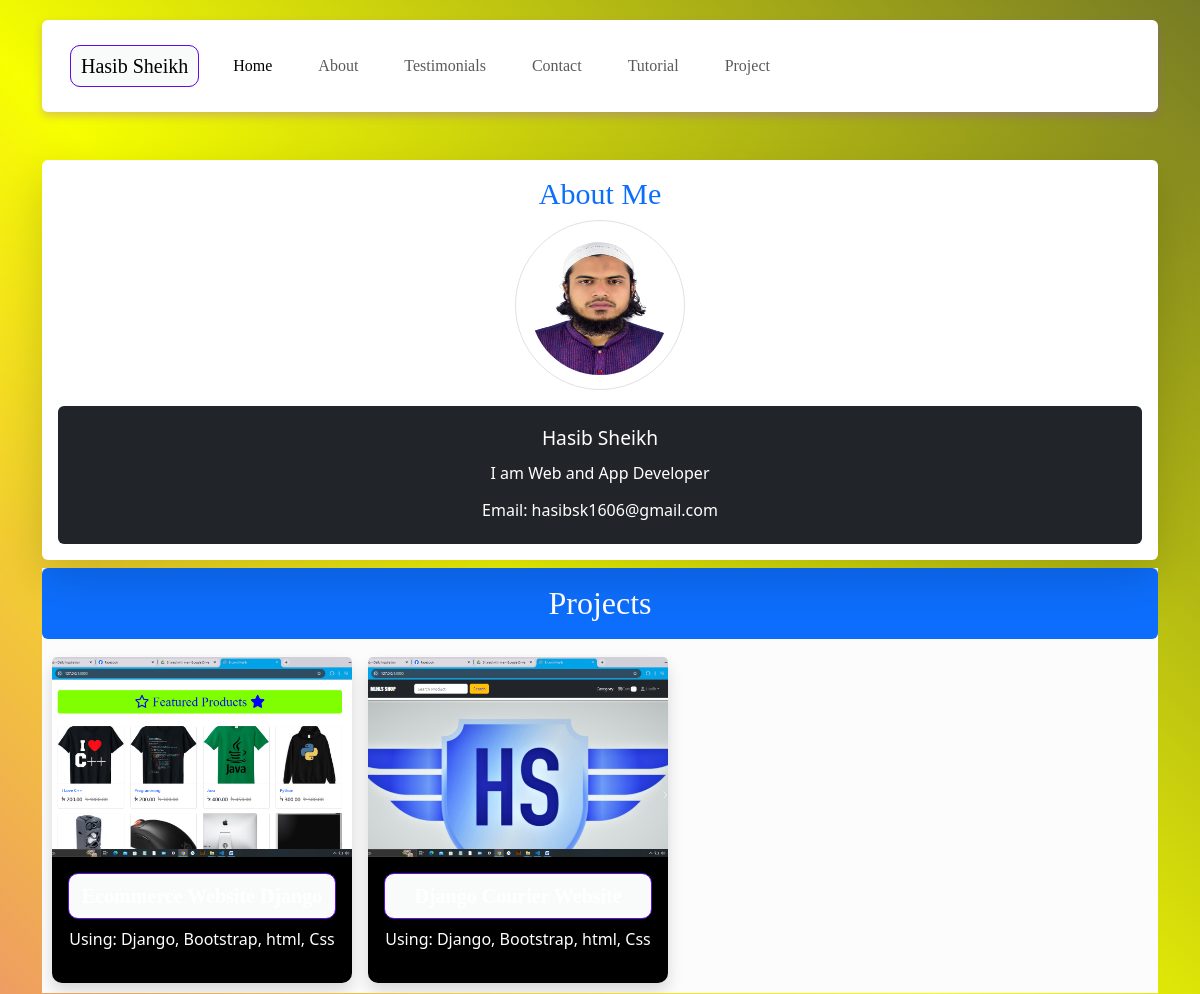
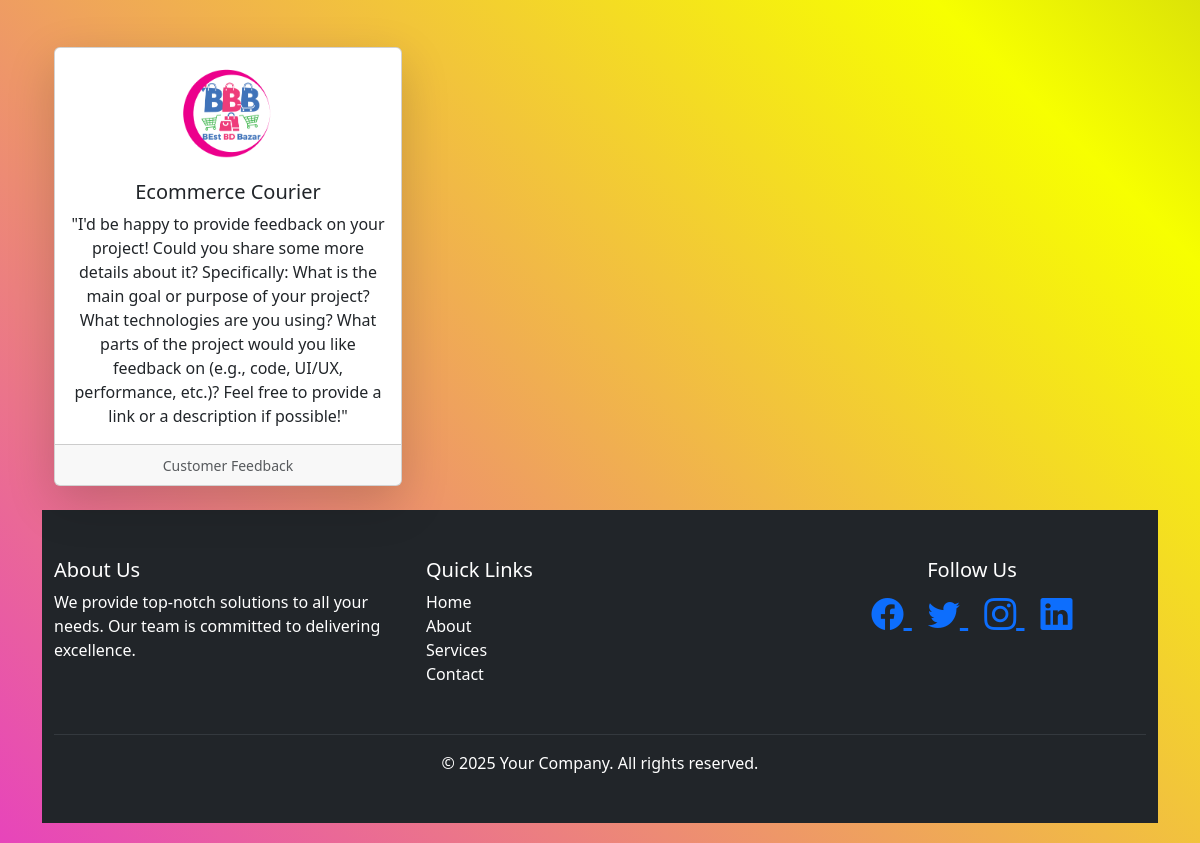
The page / on the database its author committed (2 pictures, top to bottom).
### core/models.py (models this page shows, shortened)
class About(models.Model):
    name = models.CharField(max_length=100)
    bio = models.TextField()
    profile_image = models.ImageField(upload_to='profile/')
    email = models.EmailField()

class Project(models.Model):
    title = models.CharField(max_length=200)
    description = models.TextField()
    image = models.ImageField(upload_to='projects/')
    url = models.URLField(blank=True, null=True)  # General project URL (e.g., live site or GitHub)
    youtube_url = models.URLField(
        blank=True,
        null=True,
        help_text="Add a YouTube URL if there's a demo video."
    )  # YouTube video URL for demo or overview
    technologies = models.CharField(
        max_length=200,
        help_text="Comma-separated list of technologies (e.g., Django, React, PostgreSQL)"
    )

class Testimonial(models.Model):
    name = models.CharField(max_length=100)
    feedback = models.TextField()
    company = models.CharField(max_length=100, blank=True, null=True)
    img = models.ImageField(upload_to='testimo/', blank=True, null=True)
    designation = models.CharField(max_length=100, blank=True, null=True)

### core/views.py (the view)
# urls.py: 2. Add a URL to urlpatterns:  path('', Home.as_view(), name='home')
class Home(ListView):
    model = Project
    template_name = 'core/home.html'
    def get_context_data(self, **kwargs):
        context = super().get_context_data(**kwargs)  # Default context (Project list)
        context['about'] = About.objects.first()  # Example: First About object
        context['testimonials'] = Testimonial.objects.all()
        context['contact'] = Contact.objects.all()   # All Testimonials
        return context

### templates/core/home.html (shortened to what this page needs)
{% load static %}
<!DOCTYPE html>
<html lang="en">
<head>
    <link href="https://cdn.jsdelivr.net/npm/bootstrap@5.3.3/dist/css/bootstrap.min.css" rel="stylesheet">
    <link rel="stylesheet" href="{% static 'CSS/text.css' %}">
</head>
<body class="bg-light text-dark">
    <div class="container">
        {% include 'core/header.html' %}
        <div class="card shadow-lg border-0 mb-1 ">
            <div class="card-body text-center">
                <h2 class="text-primary font">About Me</h2>
                <button class="rounded-circle animated-button img-thumbnail mb-3" style="width: 170px; height: 170px;">
                    <img src="/media/{{ about.profile_image }}" alt="Profile Image" class=" rounded-circle" style="width: 140px; height: 140px;">
                </button>
                <div class="bg-dark text-white p-3 rounded">
                    <h6 class="p-1 rounded-1 fa-bold namesize animated-button">{{ about.name }}</h6>
                    <p>{{ about.bio }}</p>
                    <h6>Email: {{ about.email }}</h6>
                </div>
            </div>
        </div>
        <div class="mb-2 mt-2 bg-light-subtle">
            <h1 class="text-center text-white bg-primary py-3 rounded font social-icon">Projects</h1>
<div class="desktop-scroll">
    {% for project in object_list %}
    <div class="card shadow border-0 project-card bg-black">
        <a style="text-decoration: none;" href="{% url 'project_detail' pk=project.pk %}">
        <img src="/media/{{ project.image }}" alt="Project Image" class="card-img-top" style="height: 200px; object-fit: cover;">
        <div class="card-body text-center">
            <h4 class="project-title">{{ project.title }}</h4>
            <p class="text-white rounded">Using: {{ project.technologies }}</p>
        </div>
    </a>
    </div>
    {% endfor %}
</div>
        </div>
        <div class="container mt-5">
            <div class="row">
              {% for testimonial in testimonials %}
                <div class="col-md-4 mb-4">
                  <div class="card shadow-lg rounded">
                    <div class="card-body d-flex flex-column align-items-center">
                      <img src="/media/{{ testimonial.img }}" class="card-img-top mb-3" alt="Project Image" style="height: 100px; width: 100px; object-fit: cover; border-radius: 50%;">
                      <h5 class="card-title text-center">{{ testimonial.name }}</h5>
                      <p class="card-text text-center">"{{ testimonial.feedback }}"</p>
                    </div>
                    <div class="card-footer text-center">
                      <small class="text-muted">Customer Feedback</small>
                    </div>
                  </div>
                </div>
              {% endfor %}
            </div>
          </div>
          {% include 'core/footer.html' %}
</body>
</html>

### templates/core/header.html (shortened to what this page needs)
{% load static %}
<!DOCTYPE html>
<html lang="en">
<head>
    <link rel="stylesheet" href="{% static 'CSS/text.css' %}">
    <link href="https://cdn.jsdelivr.net/npm/bootstrap@5.3.3/dist/css/bootstrap.min.css" rel="stylesheet">
</head>
<body>
    <nav class="navbar navbar-expand-lg p-3 mb-5 bg-body rounded">
        <div class="container-fluid">
          <a class="navbar-brand font project-title " href="{% url 'home'%}">Hasib Sheikh</a>
          <div class="collapse navbar-collapse" id="navbarNav">
            <ul class="navbar-nav">
              <li class="nav-item">
                <a class="nav-link active font project-title " aria-current="page" href="{% url 'home'%}">Home</a>
              </li>
              <li class="nav-item">
                <a class="nav-link font project-title " href="#">About</a>
              </li>
              <li class="nav-item">
                <a class="nav-link font project-title " href="#">Testimonials</a>
              </li>
              <li class="nav-item">
                <a class="nav-link font project-title " href="{% url 'contact'%}">Contact</a>
              </li>
              <li class="nav-item">
                <a class="nav-link font project-title " href="{% url 'contact'%}">Tutorial</a>
              </li>
              <li class="nav-item">
                <a class="nav-link font project-title " href="#" tabindex="-1" aria-disabled="true">Project</a>
              </li>
              <li class="nav-item">
              </li>
            </ul>
          </div>
        </div>
      </nav>
</body>
</html>

### templates/core/footer.html (shortened to what this page needs)
{% load static %}
<!DOCTYPE html>
<html lang="en">
<head>
    <link href="https://cdn.jsdelivr.net/npm/bootstrap@5.3.3/dist/css/bootstrap.min.css" rel="stylesheet">
    <link href="https://cdn.jsdelivr.net/npm/bootstrap-icons/font/bootstrap-icons.css" rel="stylesheet">
</head>
<body>
    <footer class="bg-dark text-white py-5">
        <div class="container">
            <div class="row">
                <div class="col-md-4 mb-3">
                    <h5>About Us</h5>
                    <p>
                        We provide top-notch solutions to all your needs. Our team is committed to delivering excellence.
                    </p>
                </div>
                <div class="col-md-4 mb-3">
                    <h5>Quick Links</h5>
                    <ul class="list-unstyled">
                        <li><a href="#" class="text-white text-decoration-none">Home</a></li>
                        <li><a href="#" class="text-white text-decoration-none">About</a></li>
                        <li><a href="#" class="text-white text-decoration-none">Services</a></li>
                        <li><a href="{% url 'contact' %}" class="text-white text-decoration-none">Contact</a></li>
                    </ul>
                </div>
                <div class="col-md-4 mb-3 text-center social-icon1">
                    <h5>Follow Us</h5>
                    <a href="#" class="mx-2 social-icon">
                        <i class="bi bi-facebook"></i>
                    </a>
                    <a href="#" class="mx-2 social-icon">
                        <i class="bi bi-twitter"></i>
                    </a>
                    <a href="#" class="mx-2 social-icon">
                        <i class="bi bi-instagram"></i>
                    </a>
                    <a href="#" class="mx-2 social-icon">
                        <i class="bi bi-linkedin"></i>
                    </a>
                </div>
            </div>
            <hr class="border-secondary">
            <div class="row">
                <div class="col text-center">
                    <p class="mb-0">© 2025 Your Company. All rights reserved.</p>
                </div>
            </div>
        </div>
    </footer>
</body>
</html>

### static/CSS/text.css (style rules this page uses)
* { margin: 0; padding: 0; box-sizing: border-box; }
body { background: linear-gradient(45deg, #7F00FF, #6100af, #E100FF, #f7ff00, #000046, #1CB5E0); background-size: 400% 400%; animation: gradientBackground 8s infinite; display: flex; justify-content: center; align-items: center; font-family: 'Times New Roman', Times, serif; min-height: 100vh; padding: 20px; }
.project-title { padding: 10px; border: 1px solid #610beb; font-size: 20px; font-weight: bold; color: #ffffff; background-color: #1d2020; font-family: 'Times New Roman', Times, serif; border-radius: 10px; background-image: linear-gradient(to right, #f9fafa 50%, #027e6d 50%); transition: background-position 1s ease; background-size: 200% 100%; animation: title-move 3s infinite alternate; }
.project-card:nth-child(odd) { animation: move-left-right 3s infinite ease-in-out; }
.project-card:nth-child(even) { animation: move-right-left 3s infinite ease-in-out; }
.desktop-scroll { display: flex; overflow-x: auto; gap: 1rem; padding: 10px; }
.desktop-scroll .project-card { flex: 0 0 80%; max-width: 300px; border: 1px solid #ddd; border-radius: 10px; background: #fff; box-shadow: 0 4px 8px rgba(0, 0, 0, 0.1); }
.navbar { animation: slideIn 0.8s ease-out; }
.nav-item { margin-right: 10px !important; padding: 10px; }
.navbar-nav .nav-item { animation: fadeIn 1s ease-out; }
.navbar-nav .nav-item:nth-child(1) { animation-delay: 0.3s; }
.navbar-nav .nav-item:nth-child(2) { animation-delay: 0.5s; }
.navbar-nav .nav-item:nth-child(3) { animation-delay: 0.7s; }
.navbar-nav .nav-item:nth-child(4) { animation-delay: 0.9s; }
.navbar { box-shadow: 0 4px 8px rgba(151, 71, 255, 0.3); transition: box-shadow 1s ease-in-out; }
.navbar { animation: shadowColorChange 6s ease-in-out infinite; }
.font { font-family: Georgia, 'Times New Roman', Times, serif; font-size: 30px; font-style: bold; font-weight: 400; }
.namesize { font-size: 40px; }
.social-icon { font-size: 2rem; animation: multiColor 5s infinite; transition: transform 0.3s; }
.social-icon1 { animation: iconShake 1s infinite; transition: transform 0.3s; }
.animated-button { font-size: 1.2rem; padding: 12px 24px; border: none; border-radius: 8px; cursor: pointer; animation: buttonColorAnimation 10s linear infinite; transition: transform 0.3s ease; }

### templates/core/footer.html (style rules this page uses)
.social-icon { font-size: 2rem; animation: multiColor 5s infinite; transition: transform 0.3s; }
.social-icon1 { animation: iconShake 1s infinite; display: inline-block; transition: transform 0.3s; }

### rows shown on the page
About: profile_image (picture), name "Hasib Sheikh", bio "I am Web and App Developer", email "hasibsk1606@gmail.com"
Project: image (picture), technologies "Django, Bootstrap, html, Css"
Project: image (picture), technologies "Django, Bootstrap, html, Css"
Testimonial: img (picture), name "Ecommerce Courier", feedback "I'd be happy to provide feedback on your project! Could you share some more details about it? Specifically: What is the main goal or purpose of your project? What technologies are you using? What parts of the project would you like feedback on (e.g., code, UI/UX, performance, etc.)? Feel free to provide a link or a description if possible!"
